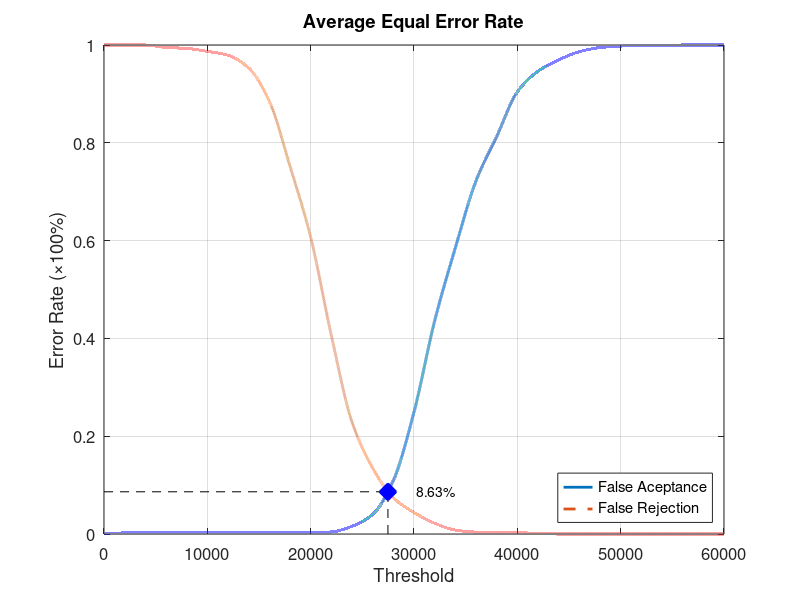
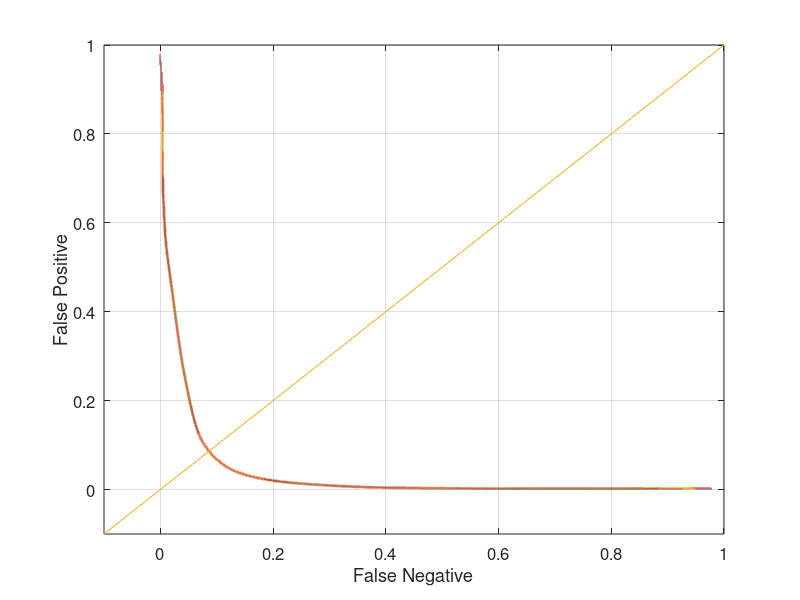

Write MATLAB code to recreate these figures, in order.
function yEER = Database3Average
close all;
clear;
clc;
x = 0:2000:60000;
xq = 0:0.5:60000;

y0 = [0 0.00210526 0.00210526 0.00210526 0.00210526 0.00210526 0.00210526 0.00210526 0.00210526 0.00210526 0.00210526 0.00421053 0.0157895 0.04 0.109474 0.249474 0.435789 0.585263 0.722105 0.812632 0.904211 0.946316 0.969474 0.986316 0.994737 0.997895 0.998947 0.998947 1 1 1];
yy0 = interp1(x, y0, xq, 'pchip');
y1 = [1 1 1 0.995 0.993 0.987 0.979 0.953 0.885 0.752 0.607 0.406 0.229 0.135 0.074 0.044 0.022 0.008 0.004 0.004 0.003 0.001 0 0 0 0 0 0 0 0 0];
yy1 = interp1(x, y1, xq, 'pchip');

% Calculating EER: 
y2 = abs(y0 - y1);
find(y2 == min(y2))
yy2 = abs(yy0 - yy1);
xEER = find(yy2 == min(yy2));
xEERIndex = xq(xEER) % X-axis EER
yEER = yy0(xEER) % Y-axis EER

main = figure
plot(xq, yy0,'-','LineWidth', 2);	hold on
plot(xq, yy1,'--','LineWidth', 2);	hold on
plot([xEERIndex xEERIndex], [0 yEER], 'k--');	hold on
plot([0 xEERIndex], [yEER yEER], 'k--');	hold on
plot(xEERIndex, yEER, 'bx', 'LineWidth', 10);	hold on
text(xEERIndex + 10 * xEERIndex / 100, yEER, [num2str(round((10000 * yEER)) / 100) '%'])
legend('False Aceptance', 'False Rejection', 'Location', 'SouthEast')
xlabel('Threshold')
ylabel('Error Rate (\times100%)')
title('Average Equal Error Rate')
set(gca, 'FontSize', 12)
axis([0 60000 0 1])
grid on

print(main, 'Database3AverageMain', '-dpng');
FNRxFPR = figure('Color', [1 1 1]);
plot(yy1, yy0, '-', yy1, yy0, 'LineWidth', 2);
hold on
y = -0.1:0.1:1
plot(y, y); 
set(gca, 'FontSize', 12)
xlabel('False Negative')
ylabel('False Positive')
axis([-0.1 1 -0.1 1])
set(gca, 'FontSize', 12)
grid on

print(FNRxFPR, 'Database3AverageFNRxFPR','-dpng');
end
